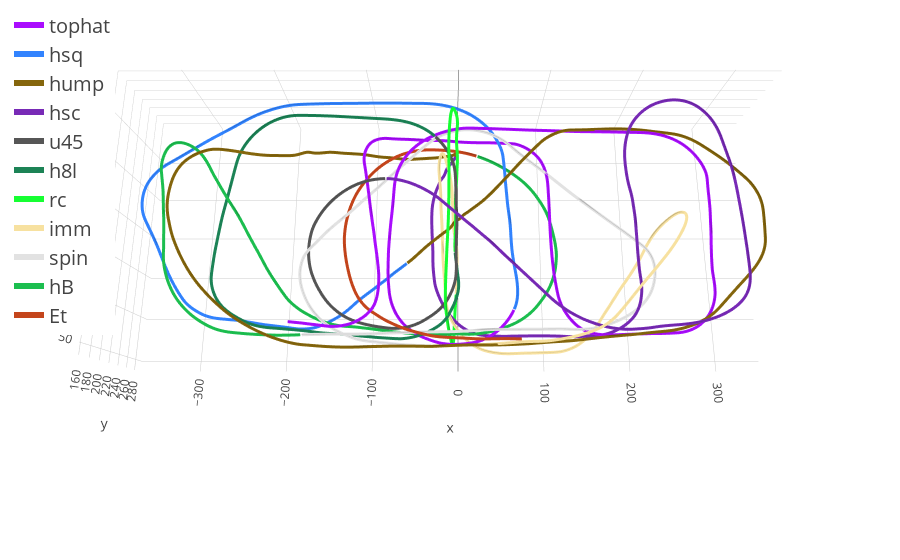

Here is the notebook cell this chart was saved with:
### Code cell
from flightplotting.plots import plotdtw, plotsec


plotdtw(align_vals, sched.manoeuvres)#[0].elements)

### Figure 1 — Plotly figure (JSON) as saved in the notebook; plotly's stock layout.template omitted (floating-point values rounded to 4 significant figures; data arrays with more than 128 entries replaced by an {"elided": "..."} marker saying what was removed)
{"data": [{"facecolor": {"elided": "3120 str values"}, "i": {"elided": "3120 int values"}, "intensitymode": "cell", "j": {"elided": "3120 int values"}, "k": {"elided": "3120 int values"}, "name": "tophat", "type": "mesh3d", "x": {"elided": "3122 float values"}, "y": {"elided": "3122 float values"}, "z": {"elided": "3122 float values"}}, {"line": {"color": "#AA0DFE", "width": 6}, "mode": "lines", "name": "tophat", "type": "scatter3d", "x": {"elided": "1561 float values"}, "y": {"elided": "1561 float values"}, "z": {"elided": "1561 float values"}}, {"facecolor": {"elided": "1768 str values"}, "i": {"elided": "1768 int values"}, "intensitymode": "cell", "j": {"elided": "1768 int values"}, "k": {"elided": "1768 int values"}, "name": "hsq", "type": "mesh3d", "x": {"elided": "1770 float values"}, "y": {"elided": "1770 float values"}, "z": {"elided": "1770 float values"}}, {"line": {"color": "#3283FE", "width": 6}, "mode": "lines", "name": "hsq", "type": "scatter3d", "x": {"elided": "885 float values"}, "y": {"elided": "885 float values"}, "z": {"elided": "885 float values"}}, {"facecolor": {"elided": "3298 str values"}, "i": {"elided": "3298 int values"}, "intensitymode": "cell", "j": {"elided": "3298 int values"}, "k": {"elided": "3298 int values"}, "name": "hump", "type": "mesh3d", "x": {"elided": "3300 float values"}, "y": {"elided": "3300 float values"}, "z": {"elided": "3300 float values"}}, {"line": {"color": "#85660D", "width": 6}, "mode": "lines", "name": "hump", "type": "scatter3d", "x": {"elided": "1650 float values"}, "y": {"elided": "1650 float values"}, "z": {"elided": "1650 float values"}}, {"facecolor": {"elided": "2484 str values"}, "i": {"elided": "2484 int values"}, "intensitymode": "cell", "j": {"elided": "2484 int values"}, "k": {"elided": "2484 int values"}, "name": "hsc", "type": "mesh3d", "x": {"elided": "2486 float values"}, "y": {"elided": "2486 float values"}, "z": {"elided": "2486 float values"}}, {"line": {"color": "#782AB6", "width": 6}, "mode": "lines", "name": "hsc", "type": "scatter3d", "x": {"elided": "1243 float values"}, "y": {"elided": "1243 float values"}, "z": {"elided": "1243 float values"}}, {"facecolor": {"elided": "920 str values"}, "i": {"elided": "920 int values"}, "intensitymode": "cell", "j": {"elided": "920 int values"}, "k": {"elided": "920 int values"}, "name": "u45", "type": "mesh3d", "x": {"elided": "922 float values"}, "y": {"elided": "922 float values"}, "z": {"elided": "922 float values"}}, {"line": {"color": "#565656", "width": 6}, "mode": "lines", "name": "u45", "type": "scatter3d", "x": {"elided": "461 float values"}, "y": {"elided": "461 float values"}, "z": {"elided": "461 float values"}}, {"facecolor": {"elided": "1210 str values"}, "i": {"elided": "1210 int values"}, "intensitymode": "cell", "j": {"elided": "1210 int values"}, "k": {"elided": "1210 int values"}, "name": "h8l", "type": "mesh3d", "x": {"elided": "1212 float values"}, "y": {"elided": "1212 float values"}, "z": {"elided": "1212 float values"}}, {"line": {"color": "#1C8356", "width": 6}, "mode": "lines", "name": "h8l", "type": "scatter3d", "x": {"elided": "606 float values"}, "y": {"elided": "606 float values"}, "z": {"elided": "606 float values"}}, {"facecolor": {"elided": "1242 str values"}, "i": {"elided": "1242 int values"}, "intensitymode": "cell", "j": {"elided": "1242 int values"}, "k": {"elided": "1242 int values"}, "name": "rc", "type": "mesh3d", "x": {"elided": "1244 float values"}, "y": {"elided": "1244 float values"}, "z": {"elided": "1244 float values"}}, {"line": {"color": "#16FF32", "width": 6}, "mode": "lines", "name": "rc", "type": "scatter3d", "x": {"elided": "622 float values"}, "y": {"elided": "622 float values"}, "z": {"elided": "622 float values"}}, {"facecolor": {"elided": "2144 str values"}, "i": {"elided": "2144 int values"}, "intensitymode": "cell", "j": {"elided": "2144 int values"}, "k": {"elided": "2144 int values"}, "name": "imm", "type": "mesh3d", "x": {"elided": "2146 float values"}, "y": {"elided": "2146 float values"}, "z": {"elided": "2146 float values"}}, {"line": {"color": "#F7E1A0", "width": 6}, "mode": "lines", "name": "imm", "type": "scatter3d", "x": {"elided": "1073 float values"}, "y": {"elided": "1073 float values"}, "z": {"elided": "1073 float values"}}, {"facecolor": {"elided": "1834 str values"}, "i": {"elided": "1834 int values"}, "intensitymode": "cell", "j": {"elided": "1834 int values"}, "k": {"elided": "1834 int values"}, "name": "spin", "type": "mesh3d", "x": {"elided": "1836 float values"}, "y": {"elided": "1836 float values"}, "z": {"elided": "1836 float values"}}, {"line": {"color": "#E2E2E2", "width": 6}, "mode": "lines", "name": "spin", "type": "scatter3d", "x": {"elided": "918 float values"}, "y": {"elided": "918 float values"}, "z": {"elided": "918 float values"}}, {"facecolor": {"elided": "1936 str values"}, "i": {"elided": "1936 int values"}, "intensitymode": "cell", "j": {"elided": "1936 int values"}, "k": {"elided": "1936 int values"}, "name": "hB", "type": "mesh3d", "x": {"elided": "1938 float values"}, "y": {"elided": "1938 float values"}, "z": {"elided": "1938 float values"}}, {"line": {"color": "#1CBE4F", "width": 6}, "mode": "lines", "name": "hB", "type": "scatter3d", "x": {"elided": "969 float values"}, "y": {"elided": "969 float values"}, "z": {"elided": "969 float values"}}, {"facecolor": {"elided": "672 str values"}, "i": {"elided": "672 int values"}, "intensitymode": "cell", "j": {"elided": "672 int values"}, "k": {"elided": "672 int values"}, "name": "Et", "type": "mesh3d", "x": {"elided": "674 float values"}, "y": {"elided": "674 float values"}, "z": {"elided": "674 float values"}}, {"line": {"color": "#C4451C", "width": 6}, "mode": "lines", "name": "Et", "type": "scatter3d", "x": {"elided": "337 float values"}, "y": {"elided": "337 float values"}, "z": {"elided": "337 float values"}}], "layout": {}}
